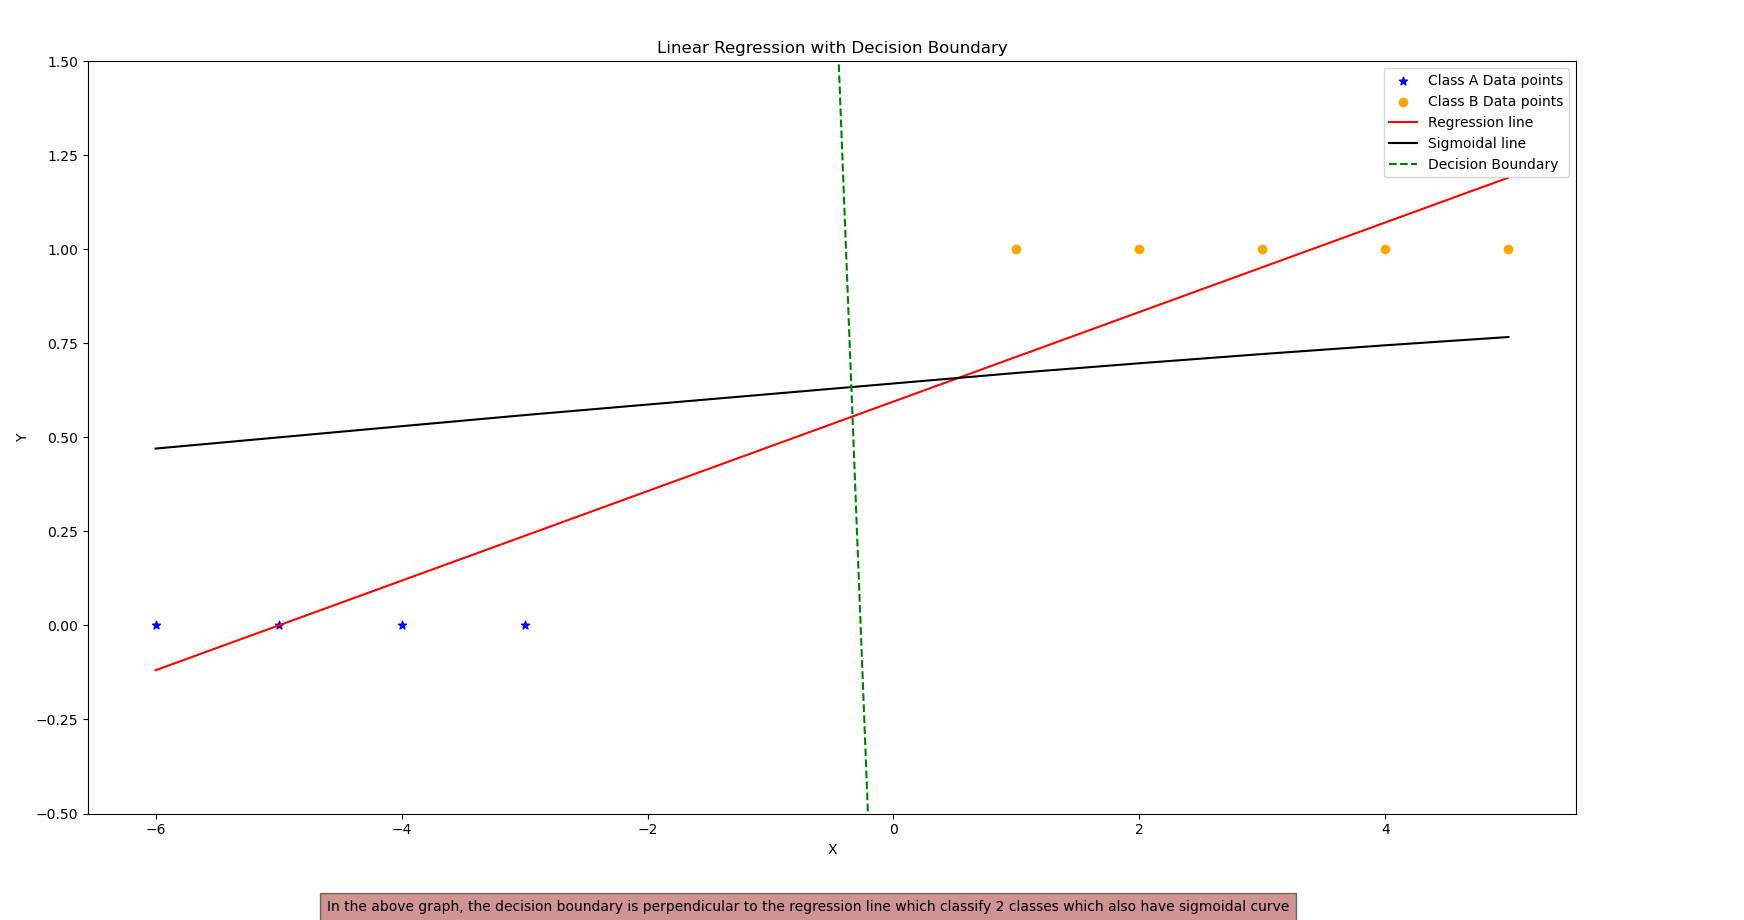

This figure's Python source:
# Import necessary modules or libraries
import numpy as np
import matplotlib.pyplot as plt

# Function to convert 'B' and 'G' labels to indicator variables (1 for 'B', 0 for 'G')
def indicator(Y):
    ind=[]
    for i in Y:
        if i=="B":
            ind.append(1)
        else:
            ind.append(0)
    return ind

# Function to classify a value based on a threshold
def discriminant(x, threshold):
    if x < threshold:
        return "G"
    else:
        return "B"
    
# Function to fit a linear regression model
def fit_linear_regression(a, Y):
    # Adding constant term for matrix manipulation
    X=[[1]*len(a)]
    X.append(a)
    X=np.array(X)
    X=np.transpose(X)
    
    # Computing betas using closed-form solution
    betas=np.matmul(np.linalg.inv(np.matmul(np.transpose(X),X)),np.matmul(np.transpose(X),Y))
    b0=betas[0]
    b1=betas[1]
    return b1, b0

#Function to plot the threshold vs MCE
def threshVsMce(X,slope,intercept):
    thresh=[]
    x=[]
    mce=[]
    for i in np.arange(min(X),max(X),0.1):
        thresh.append(i)
        x.append((i-intercept)/slope)
    for i in x:
        count=0
        if i < 0:
            for j in X[:4]:
                if j>i:
                    count+=1
            mce.append(count)
        else:
            for j in X[4:]:
                if j < i:
                    count+=1
            mce.append(count)

    # plotting threshold vs mce
    plt.plot(thresh,mce, color='red', label='MCE curve w.r.t threshold')
    plt.xlabel('Threshold')
    plt.ylabel('MCE')
    plt.xlim(-0.5,1.5)
    plt.title('Threshold vs MCE')
    plt.figtext(0.5, 0.01, "In the above graph, the misclassification error of different threshold is plotted", ha="center", fontsize=10, bbox={"facecolor":"brown", "alpha":0.5, "pad":5})
    plt.legend()
    plt.show()

# Function to calculate the value of sigmoid and y for a given x using the regression line equation
def calculate_value(x_new):
    b=slope * x_new + intercept
    a=1/(1+(np.e**(-b)))
    return [a,b]

# Input data

X = np.array([-6,-5,-4,-3,1,2,3,4,5])
Y = np.array(['G','G','G','G','B','B','B','B','B'])

# Convert labels to indicator variables
Indicator = indicator(Y)

# Calculate threshold for classification
threshold = np.mean(Indicator)

# Convert labels to indicator variables
Indicator = indicator(Y)

# Fit linear regression model
slope, intercept = fit_linear_regression(X, Indicator)

# call the function
threshVsMce(X,slope,intercept)

# Calculate value of y for a new data point
x_new = 8
regressValue = calculate_value(x_new)[1]

# Classify the new data point
clas = discriminant(regressValue, threshold)

# Print classification result
print("The class of given data point", x_new, "is", clas)
print("Slope (b1):", slope)
print("Intercept (b0):", intercept)

# Calculate the midpoint of the regression line
midpoint_x = np.mean(X)
midpoint_y = calculate_value(midpoint_x)[1]

# Define slope of perpendicular line (negative reciprocal of the slope of regression line)
perpendicular_slope = -1 / slope

# Define equation of perpendicular line: y - y1 = m * (x - x1)
# Where (x1, y1) is the midpoint of the regression line
def perpendicular_line_equation(x):
    return perpendicular_slope * (x - midpoint_x) + midpoint_y
print(X,calculate_value(X)[0])
# Plotting
plt.scatter(X[:4], Indicator[:4], color='blue', marker="*", label='Class A Data points')
plt.scatter(X[4:], Indicator[4:], color='orange', marker="o", label='Class B Data points')

# Plot regression line
plt.plot(X, calculate_value(X)[1], color='red', label='Regression line')
plt.plot(X, calculate_value(X)[0], color='k', label='Sigmoidal line')

# Plot perpendicular line
plt.plot(X, perpendicular_line_equation(X), linestyle='--', color='green', label='Decision Boundary')

plt.xlabel('X')
plt.ylabel('Y')
plt.ylim(-0.5,1.5)
plt.title('Linear Regression with Decision Boundary')
plt.figtext(0.5, 0.01, "In the above graph, the decision boundary is perpendicular to the regression line which classify 2 classes which also have sigmoidal curve", ha="center", fontsize=10, bbox={"facecolor":"brown", "alpha":0.5, "pad":5})
plt.legend()
plt.show()
# Import necessary modules or libraries
# import numpy as np
# import matplotlib.pyplot as plt

# # Function to convert 'B' and 'G' labels to indicator variables (1 for 'B', 0 for 'G')
# def indicator(Y):
#     ind=[]
#     for i in Y:
#         if i=="B":
#             ind.append(1)
#         else:
#             ind.append(0)
#     return ind

# # Function to classify a value based on a threshold
# def discriminant(x, threshold):
#     if x < threshold:
#         return "G"
#     else:
#         return "B"
    
# # Function to fit a linear regression model
# def fit_linear_regression(a, Y):
#     # Adding constant term for matrix manipulation
#     X=[[1]*len(a)]
#     X.append(a)
#     X=np.array(X)
#     X=np.transpose(X)
    
#     # Computing betas using closed-form solution
#     betas=np.matmul(np.linalg.inv(np.matmul(np.transpose(X),X)),np.matmul(np.transpose(X),Y))
#     b0=betas[0]
#     b1=betas[1]
#     return b1, b0

# #Function to plot the threshold vs MCE
# def threshVsMce(X,slope,intercept):
#     thresh=[]
#     x=[]
#     mce=[]
#     for i in np.arange(min(X),max(X),0.1):
#         thresh.append(i)
#         x.append((i-intercept)/slope)
#     for i in x:
#         count=0
#         if i < 0:
#             for j in X[:4]:
#                 if j>i:
#                     count+=1
#             mce.append(count)
#         else:
#             for j in X[4:]:
#                 if j < i:
#                     count+=1
#             mce.append(count)

#     # plotting threshold vs mce
#     plt.plot(thresh,mce, color='red', label='MCE curve w.r.t threshold')
#     plt.xlabel('Threshold')
#     plt.ylabel('MCE')
#     plt.xlim(-0.5,1.5)
#     plt.title('Threshold vs MCE')
#     plt.figtext(0.5, 0.01, "In the above graph, the misclassification error of different threshold is plotted", ha="center", fontsize=10, bbox={"facecolor":"brown", "alpha":0.5, "pad":5})
#     plt.legend()
#     plt.show()

# # Function to calculate the value of sigmoid and y for a given x using the regression line equation
# def calculate_value(x_new):
#     a=1/(1+(np.e**(-x_new)))
#     return [a,slope * x_new + intercept]

# # Input data

# X = np.array([-6,-5,-4,-3,1,2,3,4,5])
# Y = np.array(['G','G','G','G','B','B','B','B','B'])

# # Convert labels to indicator variables
# Indicator = indicator(Y)

# # Calculate threshold for classification
# threshold = np.mean(Indicator)

# # Convert labels to indicator variables
# Indicator = indicator(Y)

# # Fit linear regression model
# slope, intercept = fit_linear_regression(X, Indicator)

# # call the function
# threshVsMce(X,slope,intercept)

# # Calculate value of y for a new data point
# x_new = 8
# regressValue = calculate_value(x_new)[1]

# # Classify the new data point
# clas = discriminant(regressValue, threshold)

# # Print classification result
# print("The class of given data point", x_new, "is", clas)
# print("Slope (b1):", slope)
# print("Intercept (b0):", intercept)

# # Calculate the midpoint of the regression line
# midpoint_x = np.mean(X)
# midpoint_y = calculate_value(midpoint_x)[1]

# # Define slope of perpendicular line (negative reciprocal of the slope of regression line)
# perpendicular_slope = -1 / slope

# # Define equation of perpendicular line: y - y1 = m * (x - x1)
# # Where (x1, y1) is the midpoint of the regression line
# def perpendicular_line_equation(x):
#     return perpendicular_slope * (x - midpoint_x) + midpoint_y
# print(X,calculate_value(X)[0])
# # Plotting
# plt.scatter(X[:4], Indicator[:4], color='blue', marker="*", label='Class A Data points')
# plt.scatter(X[4:], Indicator[4:], color='orange', marker="o", label='Class B Data points')

# # Plot regression line
# plt.plot(X, calculate_value(X)[1], color='red', label='Regression line')
# plt.plot(X, calculate_value(X)[0], color='k', label='Sigmoidal line')

# # Plot perpendicular line
# plt.plot(X, perpendicular_line_equation(X), linestyle='--', color='green', label='Decision Boundary')

# plt.xlabel('X')
# plt.ylabel('Y')
# plt.ylim(-0.5,1.5)
# plt.title('Linear Regression with Decision Boundary')
# plt.figtext(0.5, 0.01, "In the above graph, the decision boundary is perpendicular to the regression line which classify 2 classes which also have sigmoidal curve", ha="center", fontsize=10, bbox={"facecolor":"brown", "alpha":0.5, "pad":5})
# plt.legend()
# plt.show()
